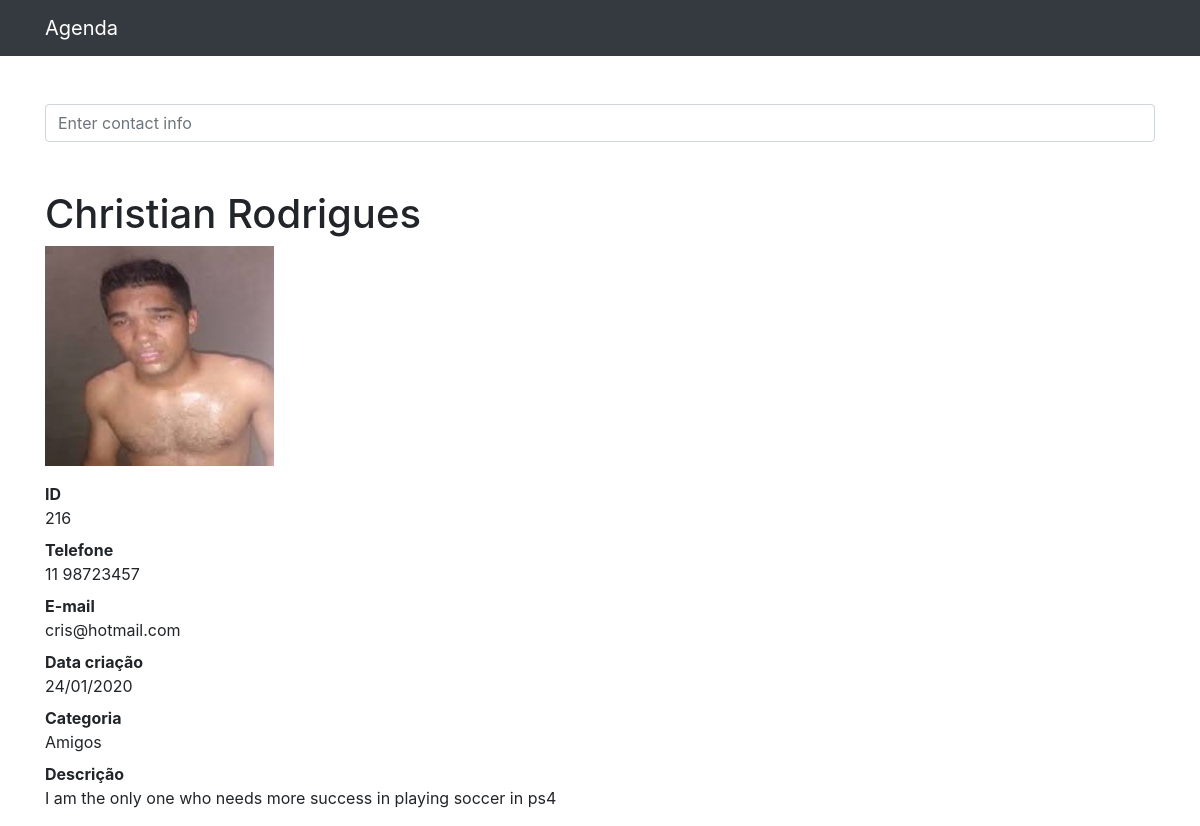
/216, run on the app's committed database.
### contatos/models.py (models this page shows, shortened)
class Contato(models.Model):
    nome = models.CharField(max_length=255)
    sobrenome = models.CharField(max_length=255, blank=True)
    telefone = models.CharField(max_length=255)
    email = models.CharField(max_length=255, blank=True)
    data_criacao = models.DateTimeField(default=timezone.now)
    descricao = models.TextField(blank=True)
    categoria = models.ForeignKey(Categoria, on_delete=models.DO_NOTHING)
    mostrar = models.BooleanField(default=True)
    foto = models.ImageField(blank=True, upload_to='fotos/%Y/%m/')

class Categoria(models.Model):
    nome = models.CharField(max_length=255)
    def __str__(self):
        return self.nome

### contatos/views.py (the view)
# urls.py: path('<int:contato_id>', views.ver_contato, name='ver_contato'),
def ver_contato(request, contato_id):
    contato = get_object_or_404(Contato, id=contato_id)    #Contato.objects.get(id=contato_id)
    if not contato.mostrar:
        raise Http404()
    return render(request, 'contatos/ver_contato.html', {'contato': contato})

### contatos/templates/contatos/ver_contato.html (shortened to what this page needs)
{% extends 'base.html' %}
{% block conteudo %}
<h1 class="mt-5">{{ contato.nome}} {{ contato.sobrenome}}</h1>
  {% if contato.foto %}
    <p>
      <img src="{{ contato.foto.url }}" style="max-width: 250px; height: auto;">
    </p>
  {% endif %}
  <dl>
    <dt>ID</dt>
    <dd>{{ contato.id }}</dd>
    <dt>Telefone</dt>
    <dd>{{ contato.telefone }}</dd>
    <dt>E-mail</dt>
    <dd>{{ contato.email }}</dd>
    <dt>Data criação</dt>
    <dd>{{ contato.data_criacao|date:'d/m/Y' }}</dd>
    <dt>Categoria</dt>
    <dd>{{ contato.categoria }}</dd>
    <dt>Descrição</dt>
    <dd>{{ contato.descricao }}</dd>
  </dl>
{% endblock %}

### templates/base.html (shortened to what this page needs)
{% load static %}
<!DOCTYPE html>
<html lang="pt">
<head>
  {% include 'parciais/_head.html' %}
</head>
<body>
  {% include 'parciais/_nav.html' %}
  <div class="container">
    <div class="row">
      <div class="col-lg-12">
        {% if 'accounts' not in request.path %}
          <br><br>
          <form method="get" action="{% url 'busca' %}">
            <div class="form-group">
              <input type="search" value="{{ request.GET.termo }}"
                     class="form-control"
                     id="search-input"
                     placeholder="Enter contact info"
                     name="termo">
            </div>
          </form>
        {% endif %}
        {% block conteudo %}{% endblock %}
      </div>
    </div>
  </div>
</body>
</html>

### templates/parciais/_head.html (shortened to what this page needs)
{% load static %}
  <link href="{% static 'vendor/bootstrap/css/bootstrap.min.css' %}" rel="stylesheet">

### templates/parciais/_nav.html (shortened to what this page needs)
<nav class="navbar navbar-expand-lg navbar-dark bg-dark static-top">
    <div class="container">
      <a class="navbar-brand" href="{% url 'index' %}">Agenda</a>
    </div>
</nav>

### data on the page
Contato: nome "Christian", sobrenome "Rodrigues", foto (picture), id "216", telefone "11 98723457", email "cris@hotmail.com", data_criacao "24/01/2020", categoria "Amigos", descricao "I am the only one who needs more success in playing soccer in ps4"
